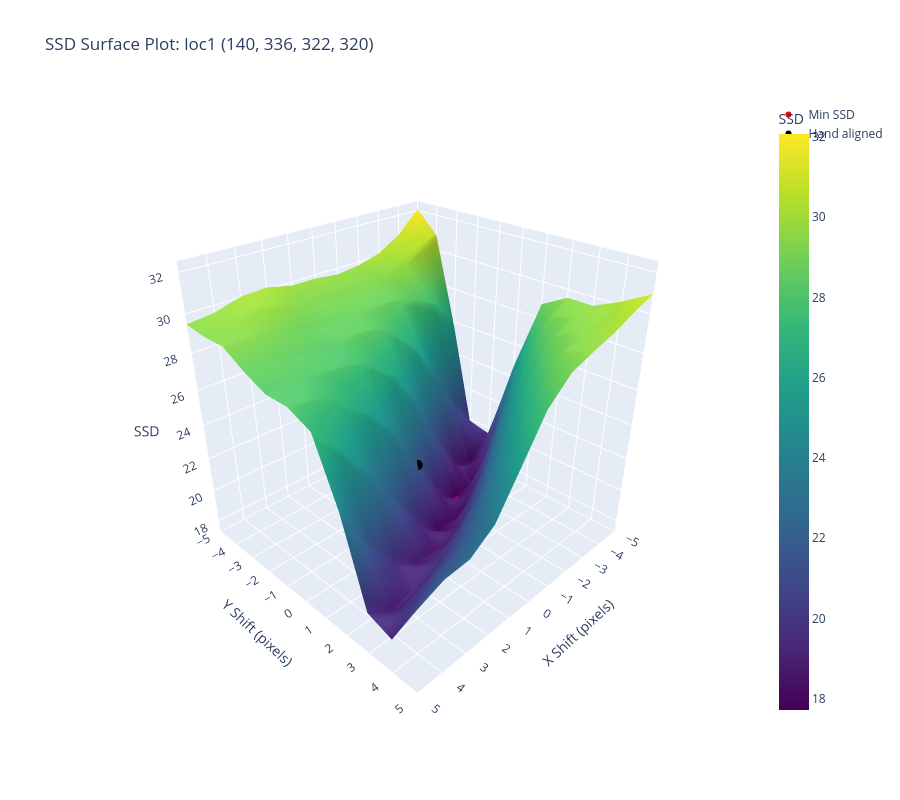
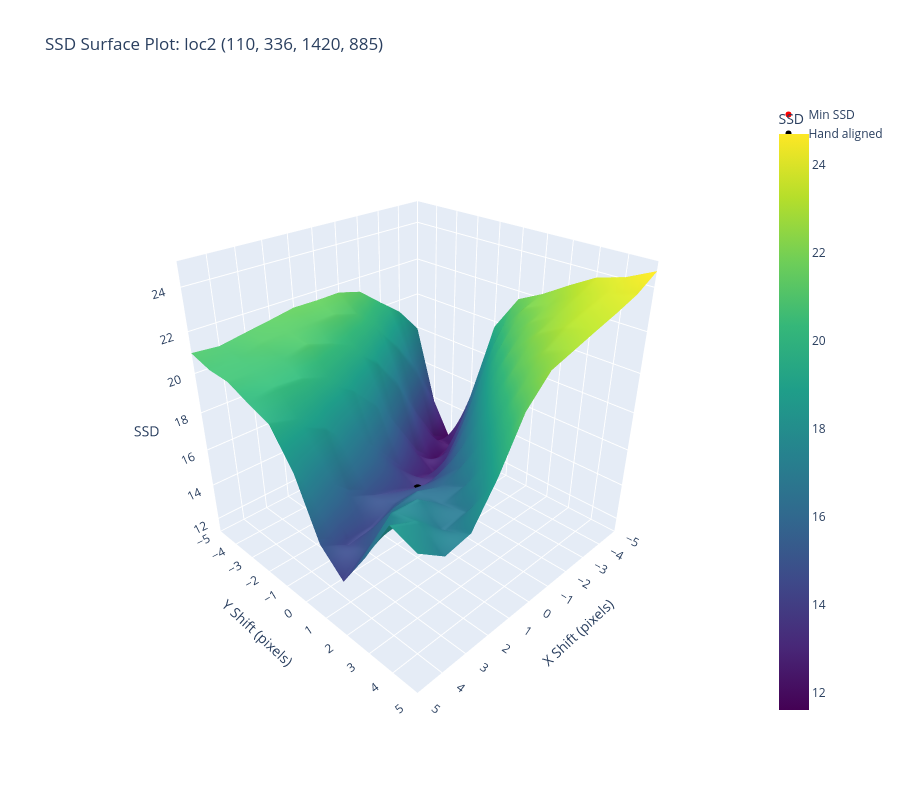

Source (notebook cell) for these figures, in order:
### Code cell
import plotly.graph_objects as go

# SSD surface plots (plotly) for each location
x = np.linspace(-n_ssd, n_ssd, 2*n_ssd + 1)
Y, X = np.meshgrid(x, x) # ssds indexed [shiftx + n, shifty + n]

for key, ssds in ssds_locs.items():
    # Min SSD
    idrow, idcol = np.unravel_index(np.argmin(ssds), ssds.shape)
    print(f"BEST SHIFT for {key}:", idrow - n_ssd, idcol - n_ssd)

    fig = go.Figure()

    # SSD surface
    fig.add_surface(x=X, y=Y, z=ssds, colorscale='Viridis',
                    colorbar=dict(title='SSD'), name='SSD Surface')

    # Min SSD point
    fig.add_trace(go.Scatter3d(x=[idrow - n_ssd], y=[idcol - n_ssd], z=[ssds[idrow, idcol]],
                               mode='markers', marker=dict(size=6, color='red'), name='Min SSD'))

    # Aligned location (zero shift)
    fig.add_trace(go.Scatter3d(x=[0], y=[0], z=[ssds[n_ssd, n_ssd]],
                               mode='markers', marker=dict(size=6, color='black'), name='Hand aligned'))

    fig.update_layout(
        title=f'SSD Surface Plot: {key} {locs[key]}',
        scene=dict(
            xaxis=dict(title='X Shift (pixels)', range=[-n_ssd, n_ssd], dtick=1),
            yaxis=dict(title='Y Shift (pixels)', range=[-n_ssd, n_ssd], dtick=1),
            zaxis=dict(title='SSD'),
            camera=dict(eye=dict(x=1.5, y=1.5, z=1.2)),
            aspectmode='cube'
        ),
        width=900, height=800
    )
    fig.show()

### Figure 1 — Plotly figure (JSON) as saved in the notebook; plotly's stock layout.template omitted (floating-point values rounded to 4 significant figures)
{"data": [{"colorbar": {"title": {"text": "SSD"}}, "colorscale": [[0, "#440154"], [0.1111, "#482878"], [0.2222, "#3e4989"], [0.3333, "#31688e"], [0.4444, "#26828e"], [0.5556, "#1f9e89"], [0.6667, "#35b779"], [0.7778, "#6ece58"], [0.8889, "#b5de2b"], [1, "#fde725"]], "name": "SSD Surface", "type": "surface", "x": [[-5.0, -5.0, -5.0, -5.0, -5.0, -5.0, -5.0, -5.0, -5.0, -5.0, -5.0], [-4.0, -4.0, -4.0, -4.0, -4.0, -4.0, -4.0, -4.0, -4.0, -4.0, -4.0], [-3.0, -3.0, -3.0, -3.0, -3.0, -3.0, -3.0, -3.0, -3.0, -3.0, -3.0], [-2.0, -2.0, -2.0, -2.0, -2.0, -2.0, -2.0, -2.0, -2.0, -2.0, -2.0], [-1.0, -1.0, -1.0, -1.0, -1.0, -1.0, -1.0, -1.0, -1.0, -1.0, -1.0], [0.0, 0.0, 0.0, 0.0, 0.0, 0.0, 0.0, 0.0, 0.0, 0.0, 0.0], [1.0, 1.0, 1.0, 1.0, 1.0, 1.0, 1.0, 1.0, 1.0, 1.0, 1.0], [2.0, 2.0, 2.0, 2.0, 2.0, 2.0, 2.0, 2.0, 2.0, 2.0, 2.0], [3.0, 3.0, 3.0, 3.0, 3.0, 3.0, 3.0, 3.0, 3.0, 3.0, 3.0], [4.0, 4.0, 4.0, 4.0, 4.0, 4.0, 4.0, 4.0, 4.0, 4.0, 4.0], [5.0, 5.0, 5.0, 5.0, 5.0, 5.0, 5.0, 5.0, 5.0, 5.0, 5.0]], "y": [[-5.0, -4.0, -3.0, -2.0, -1.0, 0.0, 1.0, 2.0, 3.0, 4.0, 5.0], [-5.0, -4.0, -3.0, -2.0, -1.0, 0.0, 1.0, 2.0, 3.0, 4.0, 5.0], [-5.0, -4.0, -3.0, -2.0, -1.0, 0.0, 1.0, 2.0, 3.0, 4.0, 5.0], [-5.0, -4.0, -3.0, -2.0, -1.0, 0.0, 1.0, 2.0, 3.0, 4.0, 5.0], [-5.0, -4.0, -3.0, -2.0, -1.0, 0.0, 1.0, 2.0, 3.0, 4.0, 5.0], [-5.0, -4.0, -3.0, -2.0, -1.0, 0.0, 1.0, 2.0, 3.0, 4.0, 5.0], [-5.0, -4.0, -3.0, -2.0, -1.0, 0.0, 1.0, 2.0, 3.0, 4.0, 5.0], [-5.0, -4.0, -3.0, -2.0, -1.0, 0.0, 1.0, 2.0, 3.0, 4.0, 5.0], [-5.0, -4.0, -3.0, -2.0, -1.0, 0.0, 1.0, 2.0, 3.0, 4.0, 5.0], [-5.0, -4.0, -3.0, -2.0, -1.0, 0.0, 1.0, 2.0, 3.0, 4.0, 5.0], [-5.0, -4.0, -3.0, -2.0, -1.0, 0.0, 1.0, 2.0, 3.0, 4.0, 5.0]], "z": [[32.07, 30.86, 25.79, 19.87, 19.6, 24.66, 28.79, 29.56, 29.55, 30.2, 30.99], [30.88, 30.34, 27.31, 21.58, 17.89, 20.55, 26.0, 28.91, 29.44, 29.7, 30.53], [30.16, 29.66, 28.19, 23.81, 18.73, 18.17, 22.58, 26.93, 28.96, 29.45, 29.99], [29.81, 29.13, 28.54, 26.09, 21.19, 17.72, 19.59, 24.12, 27.41, 29.1, 29.59], [29.66, 29.08, 28.68, 27.62, 23.88, 19.1, 18.02, 21.34, 24.97, 27.77, 29.13], [29.81, 29.12, 28.69, 28.29, 26.15, 21.62, 18.02, 19.32, 22.58, 25.54, 27.96], [29.81, 29.11, 28.58, 28.41, 27.43, 24.01, 19.52, 18.54, 20.95, 23.33, 25.8], [30.11, 29.6, 28.7, 28.15, 27.83, 25.87, 21.75, 18.69, 19.87, 21.97, 23.67], [30.03, 29.86, 29.06, 28.39, 28.02, 27.08, 23.8, 19.65, 19.14, 21.33, 22.72], [29.63, 29.74, 29.39, 28.64, 28.16, 27.86, 25.98, 21.55, 18.71, 20.47, 22.61], [29.48, 29.32, 29.34, 28.63, 28.09, 28.09, 27.53, 24.29, 19.73, 19.28, 22.06]]}, {"marker": {"color": "red", "size": 6}, "mode": "markers", "name": "Min SSD", "type": "scatter3d", "x": [-2], "y": [0], "z": [17.72]}, {"marker": {"color": "black", "size": 6}, "mode": "markers", "name": "Hand aligned", "type": "scatter3d", "x": [0], "y": [0], "z": [21.62]}], "layout": {"height": 800, "scene": {"aspectmode": "cube", "camera": {"eye": {"x": 1.5, "y": 1.5, "z": 1.2}}, "xaxis": {"dtick": 1, "range": [-5, 5], "title": {"text": "X Shift (pixels)"}}, "yaxis": {"dtick": 1, "range": [-5, 5], "title": {"text": "Y Shift (pixels)"}}, "zaxis": {"title": {"text": "SSD"}}}, "title": {"text": "SSD Surface Plot: loc1 (140, 336, 322, 320)"}, "width": 900}}

### Figure 2 — Plotly figure (JSON) as saved in the notebook; plotly's stock layout.template omitted (floating-point values rounded to 4 significant figures)
{"data": [{"colorbar": {"title": {"text": "SSD"}}, "colorscale": [[0, "#440154"], [0.1111, "#482878"], [0.2222, "#3e4989"], [0.3333, "#31688e"], [0.4444, "#26828e"], [0.5556, "#1f9e89"], [0.6667, "#35b779"], [0.7778, "#6ece58"], [0.8889, "#b5de2b"], [1, "#fde725"]], "name": "SSD Surface", "type": "surface", "x": [[-5.0, -5.0, -5.0, -5.0, -5.0, -5.0, -5.0, -5.0, -5.0, -5.0, -5.0], [-4.0, -4.0, -4.0, -4.0, -4.0, -4.0, -4.0, -4.0, -4.0, -4.0, -4.0], [-3.0, -3.0, -3.0, -3.0, -3.0, -3.0, -3.0, -3.0, -3.0, -3.0, -3.0], [-2.0, -2.0, -2.0, -2.0, -2.0, -2.0, -2.0, -2.0, -2.0, -2.0, -2.0], [-1.0, -1.0, -1.0, -1.0, -1.0, -1.0, -1.0, -1.0, -1.0, -1.0, -1.0], [0.0, 0.0, 0.0, 0.0, 0.0, 0.0, 0.0, 0.0, 0.0, 0.0, 0.0], [1.0, 1.0, 1.0, 1.0, 1.0, 1.0, 1.0, 1.0, 1.0, 1.0, 1.0], [2.0, 2.0, 2.0, 2.0, 2.0, 2.0, 2.0, 2.0, 2.0, 2.0, 2.0], [3.0, 3.0, 3.0, 3.0, 3.0, 3.0, 3.0, 3.0, 3.0, 3.0, 3.0], [4.0, 4.0, 4.0, 4.0, 4.0, 4.0, 4.0, 4.0, 4.0, 4.0, 4.0], [5.0, 5.0, 5.0, 5.0, 5.0, 5.0, 5.0, 5.0, 5.0, 5.0, 5.0]], "y": [[-5.0, -4.0, -3.0, -2.0, -1.0, 0.0, 1.0, 2.0, 3.0, 4.0, 5.0], [-5.0, -4.0, -3.0, -2.0, -1.0, 0.0, 1.0, 2.0, 3.0, 4.0, 5.0], [-5.0, -4.0, -3.0, -2.0, -1.0, 0.0, 1.0, 2.0, 3.0, 4.0, 5.0], [-5.0, -4.0, -3.0, -2.0, -1.0, 0.0, 1.0, 2.0, 3.0, 4.0, 5.0], [-5.0, -4.0, -3.0, -2.0, -1.0, 0.0, 1.0, 2.0, 3.0, 4.0, 5.0], [-5.0, -4.0, -3.0, -2.0, -1.0, 0.0, 1.0, 2.0, 3.0, 4.0, 5.0], [-5.0, -4.0, -3.0, -2.0, -1.0, 0.0, 1.0, 2.0, 3.0, 4.0, 5.0], [-5.0, -4.0, -3.0, -2.0, -1.0, 0.0, 1.0, 2.0, 3.0, 4.0, 5.0], [-5.0, -4.0, -3.0, -2.0, -1.0, 0.0, 1.0, 2.0, 3.0, 4.0, 5.0], [-5.0, -4.0, -3.0, -2.0, -1.0, 0.0, 1.0, 2.0, 3.0, 4.0, 5.0], [-5.0, -4.0, -3.0, -2.0, -1.0, 0.0, 1.0, 2.0, 3.0, 4.0, 5.0]], "z": [[17.92, 13.74, 11.61, 15.22, 19.71, 21.59, 22.22, 23.01, 23.73, 24.09, 24.7], [19.34, 16.08, 12.28, 12.53, 16.71, 20.15, 21.89, 22.44, 23.23, 23.73, 24.05], [20.27, 18.11, 14.39, 12.01, 13.89, 17.78, 20.62, 22.0, 22.77, 23.41, 23.66], [21.23, 19.69, 16.88, 13.23, 12.56, 15.22, 18.33, 20.94, 22.31, 23.04, 23.32], [21.56, 20.75, 18.73, 15.36, 13.06, 13.71, 15.99, 18.67, 21.15, 22.42, 22.97], [21.52, 21.15, 19.88, 17.4, 14.37, 13.76, 15.1, 16.43, 18.77, 21.2, 22.61], [21.54, 21.11, 20.51, 18.81, 15.97, 14.34, 15.15, 16.02, 16.72, 18.96, 21.42], [21.31, 21.14, 20.94, 19.69, 17.24, 14.86, 15.1, 16.48, 16.54, 16.9, 19.19], [21.1, 21.07, 20.63, 20.23, 18.53, 15.59, 14.49, 16.34, 17.51, 16.77, 17.4], [20.88, 20.72, 20.57, 20.35, 19.28, 16.82, 14.43, 15.09, 17.61, 17.97, 17.16], [20.99, 20.66, 20.6, 20.13, 19.73, 18.06, 15.26, 14.17, 16.23, 18.56, 18.12]]}, {"marker": {"color": "red", "size": 6}, "mode": "markers", "name": "Min SSD", "type": "scatter3d", "x": [-5], "y": [-3], "z": [11.61]}, {"marker": {"color": "black", "size": 6}, "mode": "markers", "name": "Hand aligned", "type": "scatter3d", "x": [0], "y": [0], "z": [13.76]}], "layout": {"height": 800, "scene": {"aspectmode": "cube", "camera": {"eye": {"x": 1.5, "y": 1.5, "z": 1.2}}, "xaxis": {"dtick": 1, "range": [-5, 5], "title": {"text": "X Shift (pixels)"}}, "yaxis": {"dtick": 1, "range": [-5, 5], "title": {"text": "Y Shift (pixels)"}}, "zaxis": {"title": {"text": "SSD"}}}, "title": {"text": "SSD Surface Plot: loc2 (110, 336, 1420, 885)"}, "width": 900}}
